Frame 1 (no input): blank canvas, image omitted
Frame 60 (no input): blank canvas, image omitted
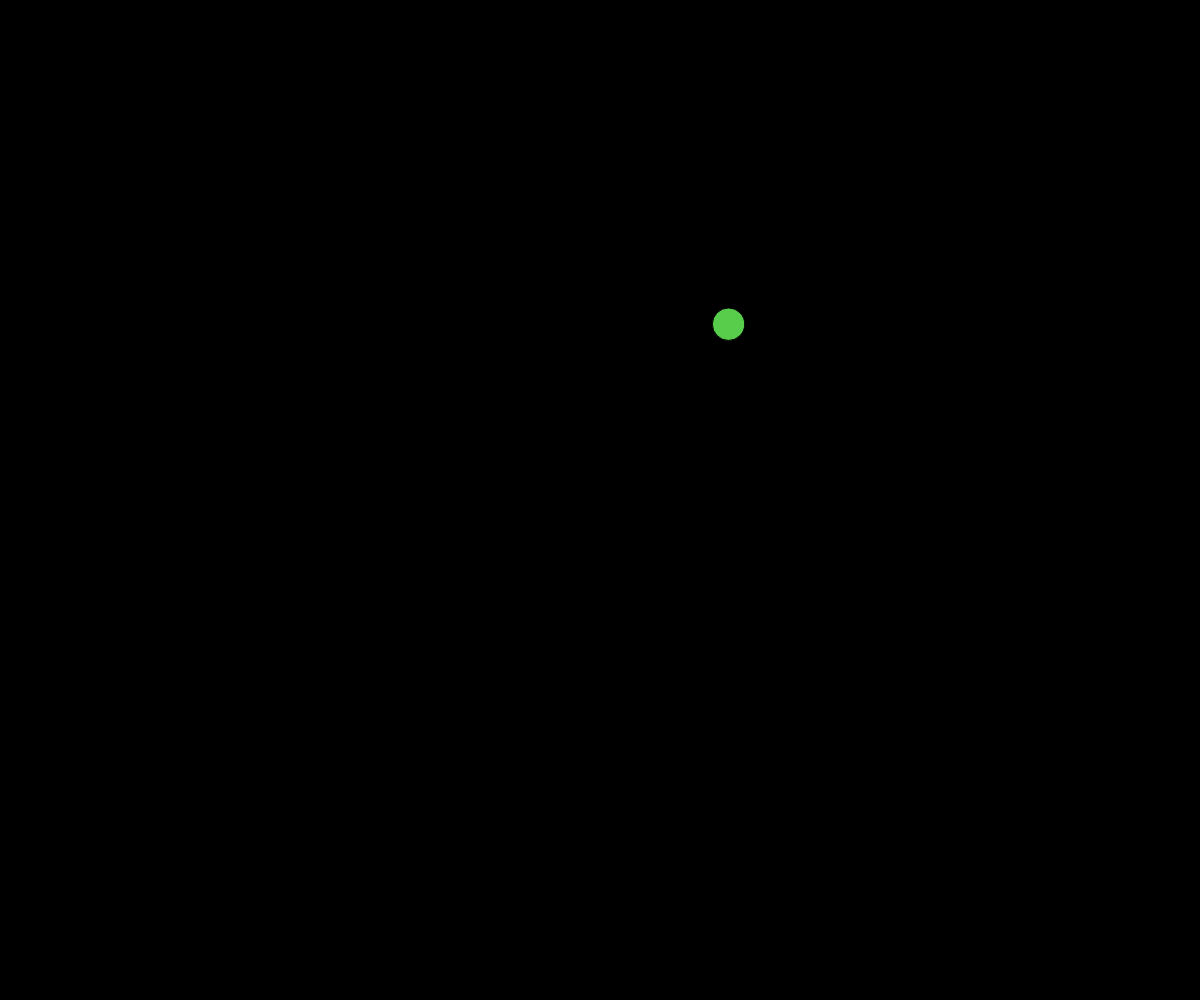
Frame 120 (the mouse pressed at the canvas centre since frame 60)

The p5.js sketch whose frames 1 and 60 were blank and that drew this single picture after the mouse press (run headless with seeded random() and noise() and a simulated clock; from frame 60 on, the mouse is pressed at the canvas centre):

// p5.js sketch
// ── sketch.js
let ball_array = [];


function setup() {
  createCanvas(windowWidth, windowHeight);
}

function draw() {
  background(0);
  for(let ball of ball_array){
    ball.x += ball.dx;
    ball.y += ball.dy;
    fill(ball.color);
    circle(ball.x, ball.y, ball.radius);
    if(ball.x - ball.radius/2 > width){
      ball.x = 0;
      ball.y = height - ball.y;
    }
    if(ball.x + ball.radius/2 < 0){
      ball.x = width;
      ball.y = height - ball.y;
    }
    if(ball.y - ball.radius/2 > height){
      ball.y = 0;
      ball.x = width - ball.x;
    }
    if(ball.y + ball.radius/2 < 0){
      ball.y = height;
      ball.x = width - ball.x;
    }
  } 
}

function mousePressed(){
  spawnBall(mouseX, mouseY);
}

function spawnBall(_x, _y, _color){
  let theBalls = {
    x: _x,
    y: _y,
    dx: random(-5, 5),
    dy: random(-5, 5),
    radius: random(10, 40),
    color: color(random(0,255),random(0,255),random(0,255))
  };
  ball_array.push(theBalls);
}
